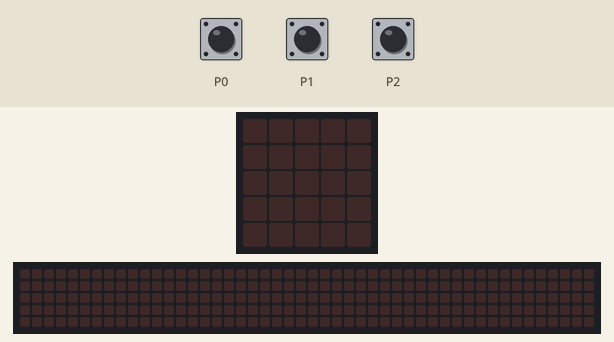
Simulated run of this program. Board: BBC micro:bit (MakeCode). Parts: the board's 5×5 LED display, a strip that is not on the board, showing the scrolling text unrolled. Inputs (shaded band) come from the test bench. Random numbers come from a fixed seed; the 48×5 strip is a reading aid, not a part: it shows the text the display is scrolling, unrolled, one strip-width of it at a time.

Above: at 1.2 s.
1.3 s: touch pin P0 pressed for 0.15 s
At 2.6 s:
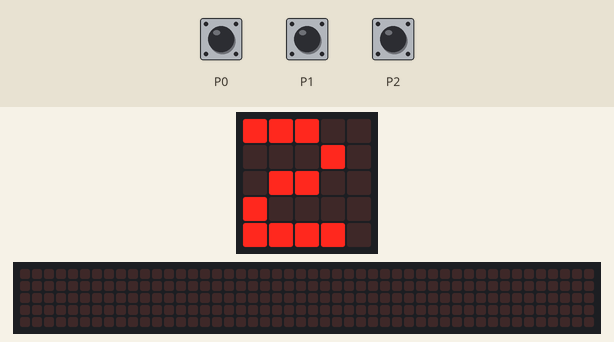
2.9 s: touch pin P1 pressed for 0.15 s
At 4.1 s:
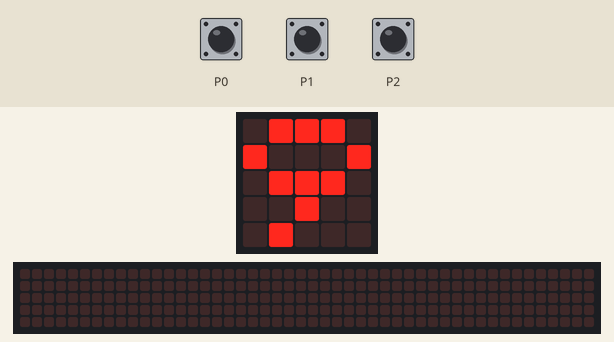
4.5 s: touch pin P2 pressed for 0.15 s
At 5.3 s:
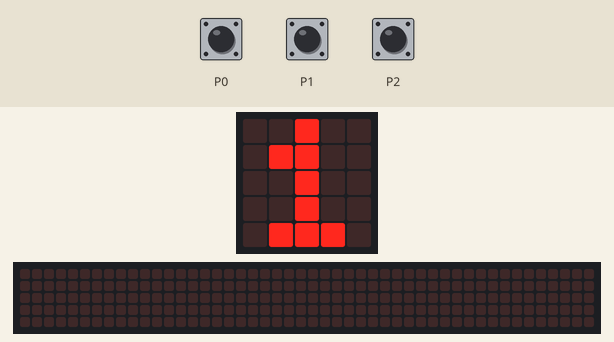
6.1 s: touch pin P0 pressed for 0.15 s
At 7.4 s:
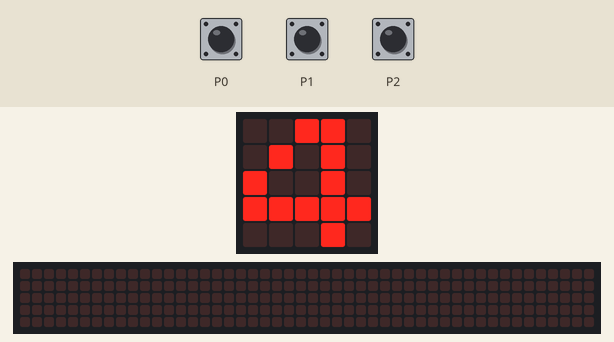
7.7 s: touch pin P0 pressed 5 times (0.12 s each, 0.3 s apart)
At 10.89 s:
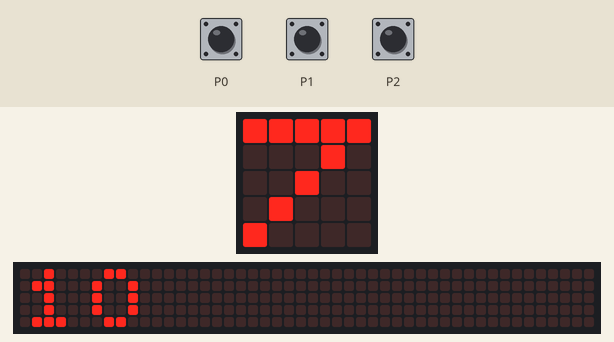
12.2 s: touch pin P1 pressed for 0.15 s
At 14.5 s:
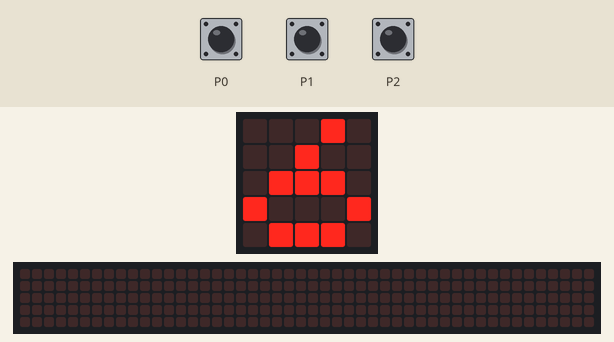
Timing chart, 0 to 16.0 s (numbered marks = the images above; inputs shaded):
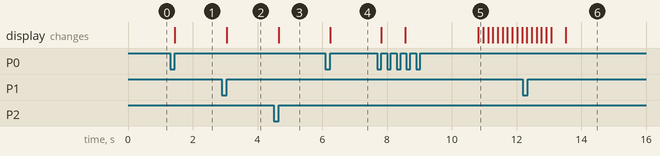

Measured:
- after the input at 1.3 s, the display: changes after 0.15 s (image 1)
- after the input at 2.9 s, the display: changes after 0.15 s (image 2)
- after the input at 4.5 s, the display: changes after 0.15 s (image 3)
- after the input at 6.1 s, the display: changes after 0.15 s (image 4)
- after the input at 7.7 s, the display: first changes after 0.12 s (image 5 shows a later state)

The program:

main.ts
```typescript
input.onPinPressed(TouchPin.P0, function () {
    basic.showNumber(randint(0, 10))
})
input.onPinPressed(TouchPin.P2, function () {
    basic.showNumber(randint(0, 10))
})
input.onPinPressed(TouchPin.P1, function () {
    basic.showNumber(randint(0, 10))
})
basic.forever(function () {

})
```

test.ts
```typescript
// テストはここに来ます。このパッケージが拡張機能として使用されるときにはコンパイルされません。
```
